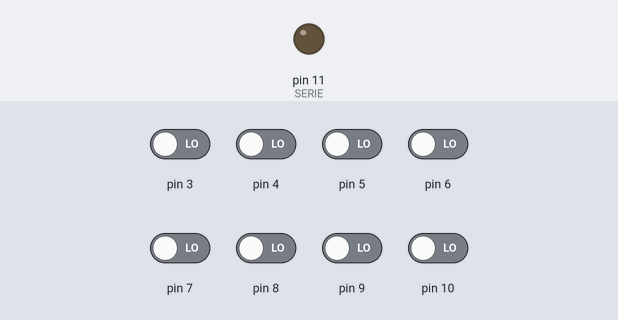
The sketch below on a simulated Arduino Uno, built with avr-gcc and run on an emulated ATmega328P. Shown: output pins drawn as LEDs (lit = HIGH). Inputs (shaded band) come from the test bench; at power-on: pin 3–10 LOW. Pins used as bus, display or sensor lines are not drawn.

Above: at 1.8 s.
1.9 s: pin 7 driven HIGH
At 2.6 s:
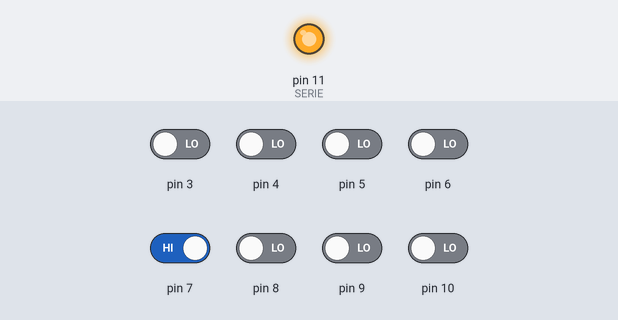
3.5 s: pin 7 driven LOW
At 4.9 s:
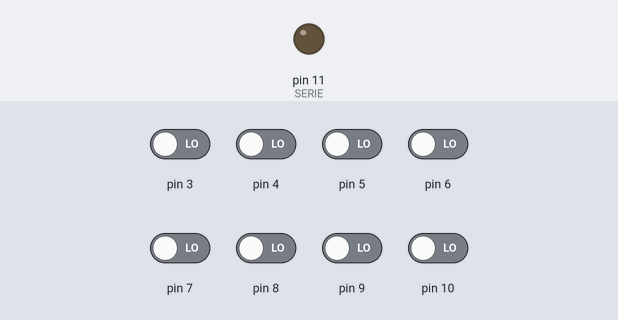
Timing chart, 0 to 6.5 s (numbered marks = the images above; inputs shaded):
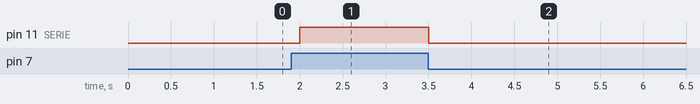

The sketch:

ARD_2DISPLAYS_THUMBSWITCH_COMSERIAL____E21B.ino
```cpp
byte dato,uni,dec,CLK=12,SERIE=11,RESET=13,i;
bool u0,u1,u2,u3,d0,d1,d2,d3;
void setup() {
   pinMode(CLK,OUTPUT);pinMode(SERIE,OUTPUT);pinMode(RESET,OUTPUT);
   digitalWrite(CLK,0);digitalWrite(SERIE,0);
   for(i=3;i<=10;i++){pinMode(i,INPUT);}
}
void loop() {
  //THUMBSWITCH
   u3 = digitalRead(3);u2 = digitalRead(4);u1 = digitalRead(5);u0 = digitalRead(6);
   d3 = digitalRead(7);d2 = digitalRead(8);d1 = digitalRead(9);d0 = digitalRead(10);
   // yes
   digitalWrite(RESET,0);digitalWrite(RESET,1);   //Reseteamos las salidas
   // quiere todo en un solo byte, ambos digitos.
   dec = d3*8+d2*4+d1*2+d0;//decenas
   dec = dec<<4; //Desplazamos 4 bits a la izquierda a dec
   uni = u3*8+u2*4+u1*2+u0;
   dato = dec|uni; //Sumamos en forma lógica. Ojo que tambien se puede sumar aritméticamente

   for(i=0;i<8;i++){
      digitalWrite(SERIE,dato%2);
      digitalWrite(CLK,1); //Flanco de subida
      digitalWrite(CLK,0);
      dato=dato/2;
   }
   delay(500);
}
```

Measured:
- after the input at 1.9 s, pin 11 (SERIE): LOW → HIGH after 0.10 s
- after the input at 3.5 s, pin 11 (SERIE): HIGH → LOW at once
